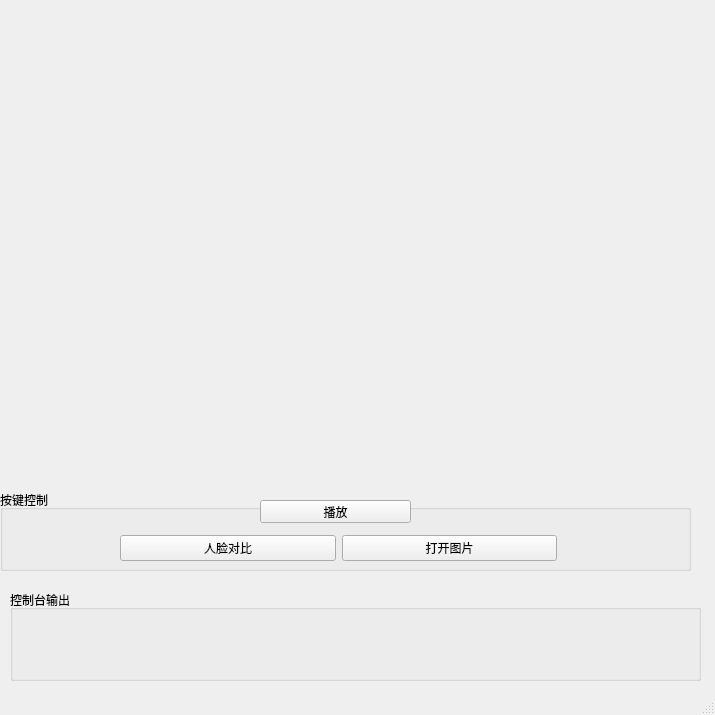
<?xml version="1.0" encoding="UTF-8"?>
<ui version="4.0">
 <class>mainWindow</class>
 <widget class="QMainWindow" name="mainWindow">
  <property name="geometry">
   <rect>
    <x>0</x>
    <y>0</y>
    <width>715</width>
    <height>715</height>
   </rect>
  </property>
  <property name="windowTitle">
   <string>简易播放器</string>
  </property>
  <widget class="QWidget" name="centralwidget">
   <widget class="QWidget" name="horizontalLayoutWidget">
    <property name="geometry">
     <rect>
      <x>10</x>
      <y>10</y>
      <width>691</width>
      <height>461</height>
     </rect>
    </property>
    <layout class="QHBoxLayout" name="horizontalLayout_2">
     <item>
      <widget class="QLabel" name="label">
       <property name="text">
        <string/>
       </property>
      </widget>
     </item>
    </layout>
   </widget>
   <widget class="QGroupBox" name="groupBox">
    <property name="geometry">
     <rect>
      <x>0</x>
      <y>490</y>
      <width>691</width>
      <height>81</height>
     </rect>
    </property>
    <property name="title">
     <string>按键控制</string>
    </property>
    <widget class="QWidget" name="layoutWidget">
     <property name="geometry">
      <rect>
       <x>120</x>
       <y>40</y>
       <width>437</width>
       <height>33</height>
      </rect>
     </property>
     <layout class="QHBoxLayout" name="horizontalLayout" stretch="0,0">
      <property name="topMargin">
       <number>4</number>
      </property>
      <property name="rightMargin">
       <number>0</number>
      </property>
      <property name="bottomMargin">
       <number>0</number>
      </property>
      <item>
       <widget class="QPushButton" name="pushButton">
        <property name="text">
         <string>人脸对比</string>
        </property>
        <property name="autoRepeatDelay">
         <number>300</number>
        </property>
       </widget>
      </item>
      <item>
       <widget class="QPushButton" name="pushButton_2">
        <property name="text">
         <string>打开图片</string>
        </property>
       </widget>
      </item>
     </layout>
    </widget>
    <widget class="QPushButton" name="pushButton_3">
     <property name="geometry">
      <rect>
       <x>260</x>
       <y>10</y>
       <width>151</width>
       <height>23</height>
      </rect>
     </property>
     <property name="text">
      <string>播放</string>
     </property>
    </widget>
   </widget>
   <widget class="QGroupBox" name="groupBox_2">
    <property name="geometry">
     <rect>
      <x>10</x>
      <y>590</y>
      <width>691</width>
      <height>91</height>
     </rect>
    </property>
    <property name="title">
     <string>控制台输出</string>
    </property>
    <widget class="QLabel" name="label_2">
     <property name="geometry">
      <rect>
       <x>0</x>
       <y>20</y>
       <width>681</width>
       <height>61</height>
      </rect>
     </property>
     <property name="text">
      <string/>
     </property>
    </widget>
   </widget>
  </widget>
  <widget class="QMenuBar" name="menubar">
   <property name="geometry">
    <rect>
     <x>0</x>
     <y>0</y>
     <width>715</width>
     <height>23</height>
    </rect>
   </property>
  </widget>
  <widget class="QStatusBar" name="statusbar"/>
 </widget>
 <resources/>
 <connections/>
</ui>
